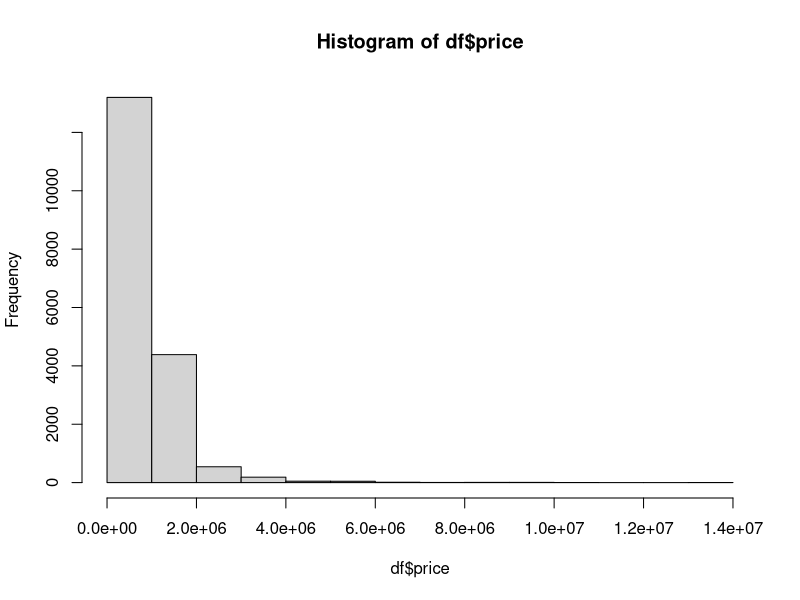
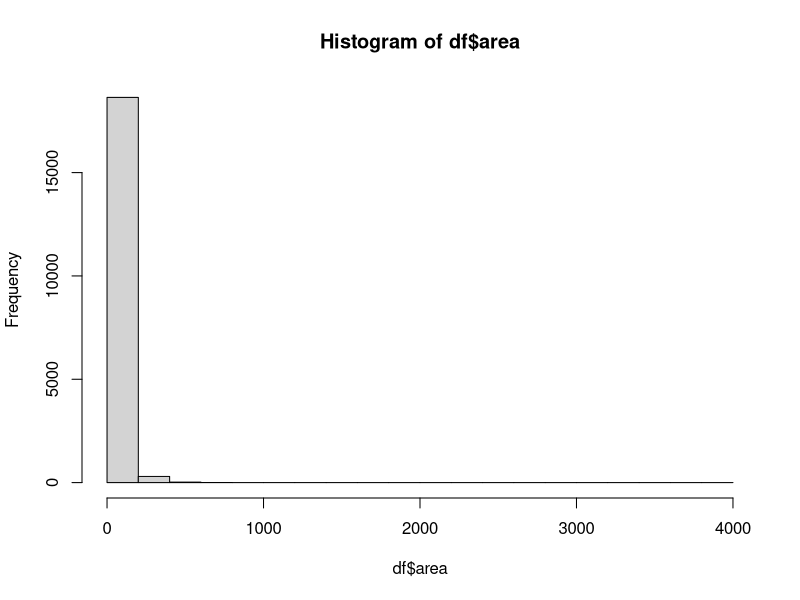
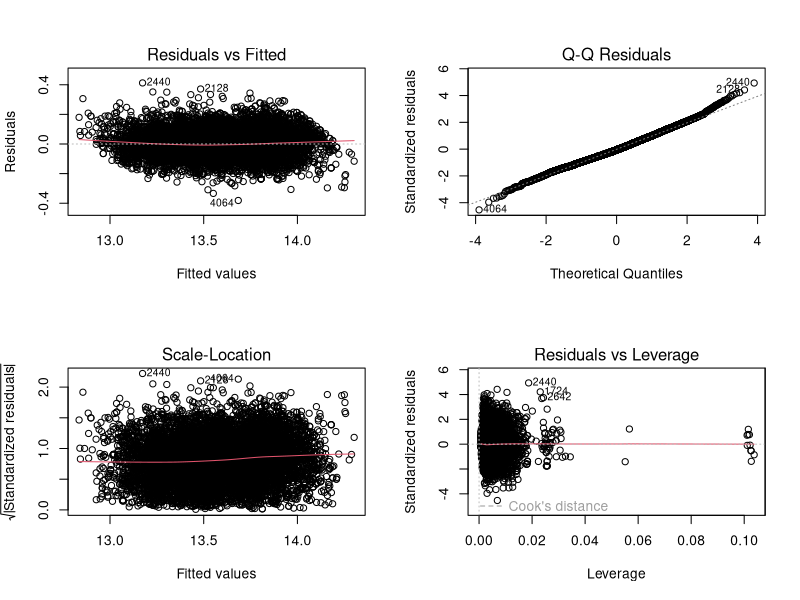

Recreate these plots in R, in order.
# --- 1. PREPARATION & LIBRARIES ---

install.packages("dplyr")
install.packages("stringr")
install.packages("car")
install.packages("rlang")
install.packages("lmtest")
install.packages("caret")

library(dplyr)
library(stringr)
library(car)
library(rlang)
library(lmtest)
library(splines)

df <- read.csv("flat-data-full.csv", stringsAsFactors = FALSE)

summary(df)

unique(df$district)
unique(df$floor)
unique(df$floorsInBuilding)
unique(df$heating)

hist(df$price)
hist(df$area)

CURRENT_YEAR <- 2026

VALID_DISTRICTS <- c(
  "Stare Miasto", "Grzegórzki", "Prądnik Czerwony", "Prądnik Biały",
  "Krowodrza", "Zwierzyniec", "Bronowice", "Łobzów",
  "Dębniki", "Podgórze", "Bieżanów-Prokocim", "Swoszowice",
  "Wzgórza Krzesławickie", "Nowa Huta", "Czyżyny", "Mistrzejowice",
  "Bieńczyce", "Łagiewniki-Borek Fałęcki", "Podgórze Duchackie"
)


# --- 2. DATA CLEANING & FEATURE ENGINEERING ---

df_clean <- df %>%
  mutate(
    price            = as.numeric(price),
    buildYear        = suppressWarnings(as.numeric(na_if(tolower(buildYear), "unknown"))),
    floorsInBuilding = suppressWarnings(as.numeric(na_if(tolower(floorsInBuilding), "unknown"))),
    rooms            = as.numeric(str_extract(rooms, "\\d+")),
    floor_clean      = tolower(trimws(floor)),
    
    floor_num = case_when(
      floor_clean == "ground floor"                                  ~ 0,
      floor_clean == "basement"                                      ~ -1,
      floor_clean == "attic"                                         ~ as.numeric(floorsInBuilding),
      floor_clean %in% c("unknown", "10+", "")                       ~ NA_real_,
      str_detect(floor_clean, "^\\['\\d+'\\]$")                      ~ as.numeric(str_extract(floor_clean, "\\d+")),
      str_detect(floor_clean, "^-?\\d+$")                            ~ as.numeric(floor_clean),
      TRUE                                                           ~ NA_real_
    )
  ) %>%
  
  filter(
    district %in% VALID_DISTRICTS,
    area >= 15, area <= 100,
    price >= 400000, price <= 1500000,
    (price / area) >= 5000, (price / area) <= 25000,
    buildYear >= 1900, buildYear <= 2028,
    !is.na(floorsInBuilding),
    !is.na(rooms),
    !is.na(floor_num)
  ) %>%
  
  mutate(
    log_price = log(price),
    area_log  = log(area),
    building_age = CURRENT_YEAR - buildYear,
    floor_ratio     = (floor_num + 1) / (floorsInBuilding + 1),
    is_ground_floor = as.integer(floor_num == 0),
    is_top_floor    = as.integer(floor_num == floorsInBuilding & floor_num > 0),
    
    heating_simple = case_when(
      tolower(heating) %in% c("urban", "miejskie") ~ "Urban",
      tolower(heating) == "gas"                    ~ "Gas",
      TRUE                                         ~ "Other_Unknown"
    )
  ) %>%
  
  mutate(
    district       = factor(district, levels = VALID_DISTRICTS),
    market_type    = as.factor(market_type),
    offered_by     = as.factor(offered_by),
    condition      = as.factor(condition),
    heating_simple = as.factor(heating_simple),
    rooms = factor(
      ifelse(rooms >= 4, "4+", as.character(as.integer(rooms))),
      levels = c("1", "2", "3", "4+")
    ),
    hasParking     = as.logical(hasParking),
    hasBalcony     = as.logical(hasBalcony),
    hasElevator    = as.logical(hasElevator)
  ) %>%
  
  select(-otodom_id, -hasStorage, -floor, -floor_clean, -floorsInBuilding, -buildYear, -heating)

cat(sprintf("df_clean: %d observations, %d variables\n", nrow(df_clean), ncol(df_clean)))

# --- 3. OUTLIER DETECTION & HANDLING ---

model_outlier_screen <- lm(
  log_price ~ area_log + rooms + floor_ratio + building_age +
    district + market_type + condition + latitude + longitude,
  data = df_clean
)

cooks_d  <- cooks.distance(model_outlier_screen)
threshold <- 4 / nrow(df_clean)
n_removed <- sum(cooks_d >= threshold)
df_clean  <- df_clean[cooks_d < threshold, ]
cat(sprintf("Removed %d outliers (Cook's D ≥ 4/n = %.5f). Remaining: %d observations.\n",
            n_removed, threshold, nrow(df_clean)))

summary(df_clean)

# --- 4. DATA SPLIT & EVALUATION FUNCTION ---

set.seed(42)
train_indices <- sample(seq_len(nrow(df_clean)), size = 0.8 * nrow(df_clean))
train_data <- df_clean[train_indices, ]
test_data  <- df_clean[-train_indices, ]

eval_model <- function(model, test_data, label = "") {
  pred_log   <- predict(model, newdata = test_data)
  pred_price <- exp(pred_log)
  rmse <- sqrt(mean((test_data$price - pred_price)^2, na.rm = TRUE))
  mae  <- mean(abs(test_data$price - pred_price), na.rm = TRUE)
  mape <- mean(abs((test_data$price - pred_price) / test_data$price), na.rm = TRUE) * 100
  r2   <- summary(model)$adj.r.squared
  
  cat(sprintf(
    "\n[%s] Adj.R2=%.4f | RMSE=%s | MAE=%s | MAPE=%.2f%%\n",
    label, r2,
    format(round(rmse), big.mark = ",", scientific = FALSE),
    format(round(mae),  big.mark = ",", scientific = FALSE),
    mape
  ))
}

# --- 5. FINAL MODEL TRAINING & DIAGNOSTICS ---

model_flat_final <- lm(
  log_price ~ area_log * rooms +
    floor_ratio + is_ground_floor + is_top_floor +
    ns(building_age, df = 4) +
    district + market_type * condition + offered_by + heating_simple +
    hasParking + hasBalcony + hasElevator +
    poly(latitude, 2) + poly(longitude, 2) + latitude:longitude,
  data = train_data
)

summary(model_flat_final)
eval_model(model_flat_final, test_data, "Final Flat Model")
vif(model_flat_final, type = "predictor")

par(mfrow = c(2, 2))
plot(model_flat_final)

bptest(model_flat_final)
